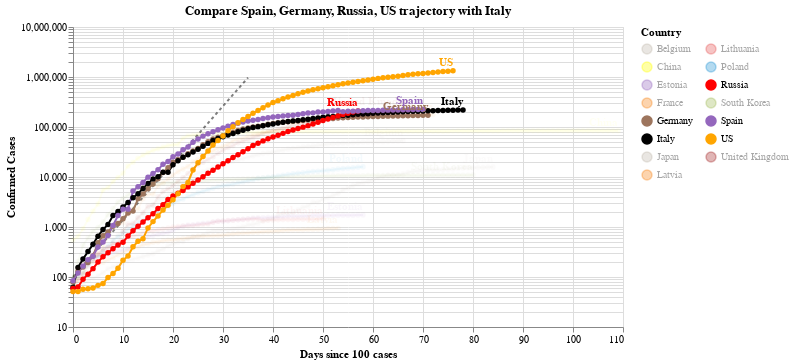

Write notebook code for a chart like this one.
### Code cell
#hide_input
chart2 = make_since_chart(dff2, ['Spain', 'Germany','Russia', 'US'], baseline_countries)
chart2

### Figure 1 — Vega-Lite specification as saved in the notebook (floating-point values rounded to 4 significant figures; data arrays with more than 128 entries replaced by an {"elided": "..."} marker saying what was removed)
{"config": {"view": {"continuousWidth": 400, "continuousHeight": 300}}, "layer": [{"data": {"name": "data-628230001892d6798b50651be41d1b3e"}, "mark": {"type": "line", "color": "black", "opacity": 0.5, "strokeDash": [3, 3]}, "encoding": {"x": {"type": "quantitative", "field": "Days since 100 cases"}, "y": {"type": "quantitative", "field": "Confirmed Cases"}}}, {"data": {"name": "data-d2c4db42cf72b1af64fbfad2fa1be7aa"}, "mark": {"type": "line", "point": true}, "encoding": {"color": {"type": "nominal", "field": "Country", "legend": {"columns": 2}, "scale": {"domain": ["Belgium", "China", "Estonia", "France", "Germany", "Italy", "Japan", "Latvia", "Lithuania", "Poland", "Russia", "South Korea", "Spain", "US", "United Kingdom"], "range": ["#C1B7AD", "yellow", "#9467bd", "#F58518", "#9D755D", "black", "#C1B7AD", "#F58518", "#E45756", "#2495D3", "red", "#A1BA59", "#9467bd", "orange", "brown"]}}, "opacity": {"condition": {"value": 1, "selection": "selector012"}, "value": 0.05}, "tooltip": [{"type": "nominal", "field": "Country"}, {"type": "temporal", "field": "Date"}, {"type": "quantitative", "field": "Confirmed Cases"}, {"type": "quantitative", "field": "Days since 100 cases"}], "x": {"type": "quantitative", "field": "Days since 100 cases"}, "y": {"type": "quantitative", "field": "Confirmed Cases", "scale": {"type": "log"}}}, "selection": {"selector012": {"type": "multi", "fields": ["Country"], "bind": "legend", "init": [{"Country": "Spain"}, {"Country": "Germany"}, {"Country": "Russia"}, {"Country": "US"}, {"Country": "Italy"}]}}, "width": 550}, {"data": {"name": "data-d2c4db42cf72b1af64fbfad2fa1be7aa"}, "mark": {"type": "text", "align": "right", "dy": -8, "fontWeight": "bold"}, "encoding": {"color": {"type": "nominal", "field": "Country", "legend": {"columns": 2}, "scale": {"domain": ["Belgium", "China", "Estonia", "France", "Germany", "Italy", "Japan", "Latvia", "Lithuania", "Poland", "Russia", "South Korea", "Spain", "US", "United Kingdom"], "range": ["#C1B7AD", "yellow", "#9467bd", "#F58518", "#9D755D", "black", "#C1B7AD", "#F58518", "#E45756", "#2495D3", "red", "#A1BA59", "#9467bd", "orange", "brown"]}}, "opacity": {"condition": {"value": 1, "selection": "selector012"}, "value": 0.05}, "text": {"type": "nominal", "field": "Country"}, "tooltip": [{"type": "nominal", "field": "Country"}, {"type": "temporal", "field": "Date"}, {"type": "quantitative", "field": "Confirmed Cases"}, {"type": "quantitative", "field": "Days since 100 cases"}], "x": {"type": "quantitative", "field": "Days since 100 cases"}, "y": {"type": "quantitative", "field": "Confirmed Cases", "scale": {"type": "log"}}}, "transform": [{"filter": "(datum['Date'] >= 1589068800000)"}], "width": 550}], "title": "Compare Spain, Germany, Russia, US trajectory with Italy", "$schema": "https://vega.github.io/schema/vega-lite/v4.0.2.json", "datasets": {"data-628230001892d6798b50651be41d1b3e": [{"Days since 100 cases": 0, "Confirmed Cases": 100.0}, {"Days since 100 cases": 1, "Confirmed Cases": 130.0}, {"Days since 100 cases": 2, "Confirmed Cases": 169.0}, {"Days since 100 cases": 3, "Confirmed Cases": 219.7}, {"Days since 100 cases": 4, "Confirmed Cases": 285.6}, {"Days since 100 cases": 5, "Confirmed Cases": 371.3}, {"Days since 100 cases": 6, "Confirmed Cases": 482.7}, {"Days since 100 cases": 7, "Confirmed Cases": 627.5}, {"Days since 100 cases": 8, "Confirmed Cases": 815.7}, {"Days since 100 cases": 9, "Confirmed Cases": 1060.0}, {"Days since 100 cases": 10, "Confirmed Cases": 1379.0}, {"Days since 100 cases": 11, "Confirmed Cases": 1792.0}, {"Days since 100 cases": 12, "Confirmed Cases": 2330.0}, {"Days since 100 cases": 13, "Confirmed Cases": 3029.0}, {"Days since 100 cases": 14, "Confirmed Cases": 3937.0}, {"Days since 100 cases": 15, "Confirmed Cases": 5119.0}, {"Days since 100 cases": 16, "Confirmed Cases": 6654.0}, {"Days since 100 cases": 17, "Confirmed Cases": 8650.0}, {"Days since 100 cases": 18, "Confirmed Cases": 11250.0}, {"Days since 100 cases": 19, "Confirmed Cases": 14620.0}, {"Days since 100 cases": 20, "Confirmed Cases": 19000.0}, {"Days since 100 cases": 21, "Confirmed Cases": 24710.0}, {"Days since 100 cases": 22, "Confirmed Cases": 32120.0}, {"Days since 100 cases": 23, "Confirmed Cases": 41750.0}, {"Days since 100 cases": 24, "Confirmed Cases": 54280.0}, {"Days since 100 cases": 25, "Confirmed Cases": 70560.0}, {"Days since 100 cases": 26, "Confirmed Cases": 91730.0}, {"Days since 100 cases": 27, "Confirmed Cases": 119300.0}, {"Days since 100 cases": 28, "Confirmed Cases": 155000.0}, {"Days since 100 cases": 29, "Confirmed Cases": 201500.0}, {"Days since 100 cases": 30, "Confirmed Cases": 262000.0}, {"Days since 100 cases": 31, "Confirmed Cases": 340600.0}, {"Days since 100 cases": 32, "Confirmed Cases": 442800.0}, {"Days since 100 cases": 33, "Confirmed Cases": 575600.0}, {"Days since 100 cases": 34, "Confirmed Cases": 748300.0}, {"Days since 100 cases": 35, "Confirmed Cases": 972800.0}], "data-d2c4db42cf72b1af64fbfad2fa1be7aa": {"elided": "1065 records"}}}
